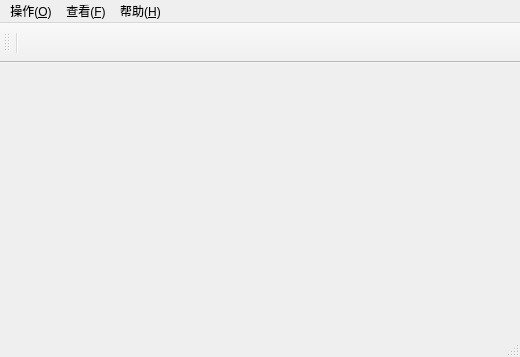
<?xml version="1.0" encoding="UTF-8"?>
<ui version="4.0">
 <class>MainWindow</class>
 <widget class="QMainWindow" name="MainWindow">
  <property name="geometry">
   <rect>
    <x>0</x>
    <y>0</y>
    <width>520</width>
    <height>357</height>
   </rect>
  </property>
  <property name="windowTitle">
   <string>TCP&amp;UDP测试工具</string>
  </property>
  <widget class="QWidget" name="centralWidget"/>
  <widget class="QMenuBar" name="menuBar">
   <property name="geometry">
    <rect>
     <x>0</x>
     <y>0</y>
     <width>520</width>
     <height>23</height>
    </rect>
   </property>
   <widget class="QMenu" name="menu">
    <property name="title">
     <string>操作(&amp;O)</string>
    </property>
    <addaction name="action_1"/>
    <addaction name="action_2"/>
    <addaction name="separator"/>
   </widget>
   <widget class="QMenu" name="menu_2">
    <property name="title">
     <string>查看(&amp;F)</string>
    </property>
    <addaction name="action_4"/>
    <addaction name="action_S"/>
    <addaction name="action_P"/>
   </widget>
   <widget class="QMenu" name="menu_3">
    <property name="title">
     <string>帮助(&amp;H)</string>
    </property>
    <addaction name="action_5"/>
   </widget>
   <addaction name="menu"/>
   <addaction name="menu_2"/>
   <addaction name="menu_3"/>
  </widget>
  <widget class="QToolBar" name="mainToolBar">
   <property name="sizePolicy">
    <sizepolicy hsizetype="Preferred" vsizetype="Preferred">
     <horstretch>0</horstretch>
     <verstretch>0</verstretch>
    </sizepolicy>
   </property>
   <property name="minimumSize">
    <size>
     <width>0</width>
     <height>40</height>
    </size>
   </property>
   <attribute name="toolBarArea">
    <enum>TopToolBarArea</enum>
   </attribute>
   <attribute name="toolBarBreak">
    <bool>false</bool>
   </attribute>
   <addaction name="separator"/>
  </widget>
  <widget class="QStatusBar" name="statusBar"/>
  <action name="action_1">
   <property name="text">
    <string>创建连接(&amp;C)</string>
   </property>
  </action>
  <action name="action_2">
   <property name="text">
    <string>创建服务器(&amp;F)</string>
   </property>
  </action>
  <action name="action_4">
   <property name="checkable">
    <bool>true</bool>
   </property>
   <property name="text">
    <string>工具栏</string>
   </property>
  </action>
  <action name="action_S">
   <property name="checkable">
    <bool>true</bool>
   </property>
   <property name="text">
    <string>状态栏(&amp;S)</string>
   </property>
  </action>
  <action name="action_P">
   <property name="checkable">
    <bool>true</bool>
   </property>
   <property name="text">
    <string>属性栏(&amp;P)</string>
   </property>
  </action>
  <action name="action_5">
   <property name="text">
    <string>关于</string>
   </property>
  </action>
 </widget>
 <layoutdefault spacing="6" margin="11"/>
 <resources/>
 <connections/>
</ui>
